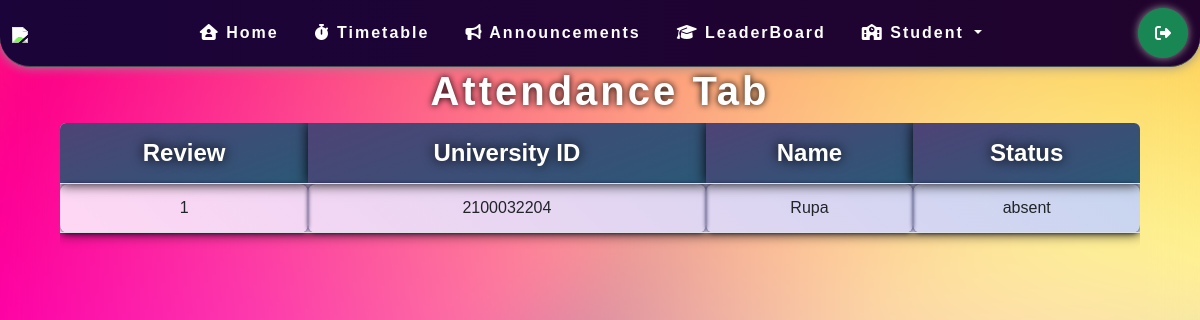
The page /viewmyattendance (signed in) on the database as committed earlier.
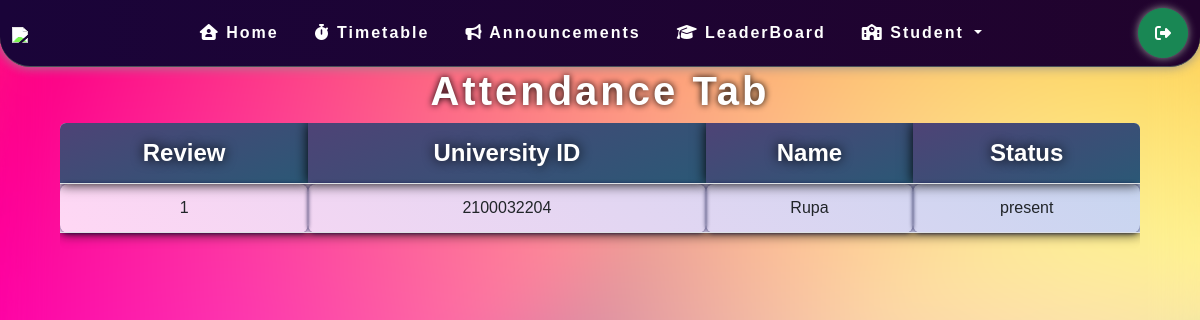
The same page on the database as committed later.
### Website/models.py (models this page shows)
class Attendence(models.Model):
    student = models.ForeignKey(Student,on_delete=models.CASCADE)
    session = models.ForeignKey(Session,on_delete=models.CASCADE)
    status = models.BooleanField(default=True)
    room=models.ForeignKey(Room,on_delete=models.CASCADE,default=None)

class Session(models.Model):
    session_no=models.IntegerField()
    Attendence=models.BooleanField(null=True)
    Review=models.BooleanField(null=True)
    def __str__(self):
        return str(self.session_no)

### Website/views.py (the view)
# urls.py: path('viewmyattendance',views.viewattendance,name='viewmyattendance'),
def viewattendance(request):
    if request.user.is_authenticated :
        a=Student.objects.filter(user=User.objects.get(username=request.user))
        x=0
        for i in a:
            x=i
            break
        print(x.name)
        context={}
        context['student']=x
        context['att']=Attendence.objects.filter(student=x).order_by('session')
        return render(request,'components/viewattendance.html',context)
    else:
        messages.error(request,"login first to view this")
        return redirect("login")

### Website/templates/components/viewattendance.html
{% extends 'base.html' %} {% block title %} Marksheet {% endblock title %}
{% block body %}
<div class="marksheets">
  <h1>Attendance tab</h1>
  <div class="table-responsive card">
    <table class="table">
      <thead>
        <tr>
          <th scope="col">Review</th>
          <th scope="col">University ID</th>
          <th scope="col">Name</th>
          <th scope="col">Status</th>
        </tr>
      </thead>
      <tbody>
        {% for i in att %}
        <tr>
        <td>{{i.session}}</td>
        <td>{{student.id}}</td>
        <td>{{student.name}}</td>
        {% if i.status == True %}
             <td>present</td>
        {% endif %}
        {% if i.status == False %}
             <td>absent</td>
        {% endif %}
      </tr>
        {% endfor %}
      </tbody>
    </table>
  </div>
</div>
{% endblock body %}

Rows that differ between the two databases and show on the page:
changed Attendence: status "absent" → "present"
